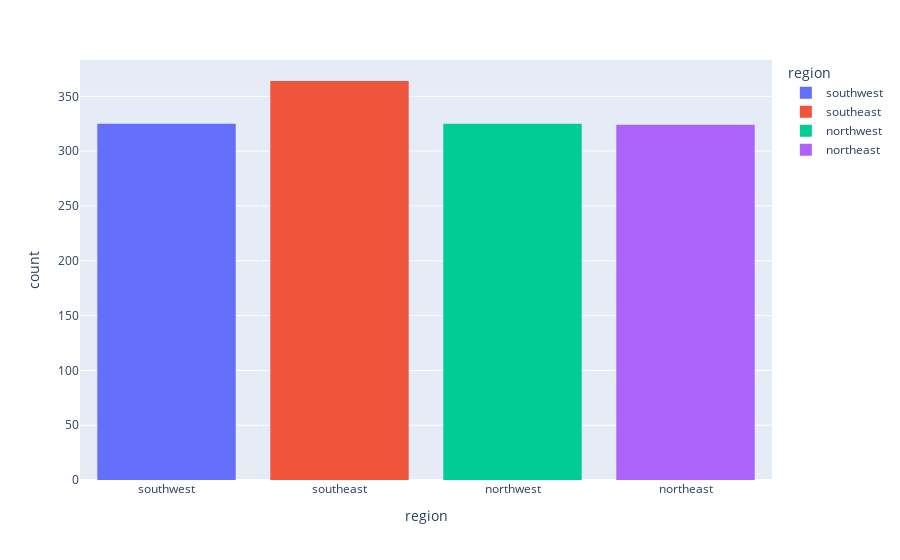

Write notebook code for a chart like this one.
### Code cell
fig= px.histogram(df,x='region', color='region')
fig.show()

### Figure 1 — Plotly figure (JSON) as saved in the notebook; plotly's stock layout.template omitted (floating-point values rounded to 4 significant figures; data arrays with more than 128 entries replaced by an {"elided": "..."} marker saying what was removed)
{"data": [{"alignmentgroup": "True", "bingroup": "x", "hovertemplate": "region=%{x}<br>count=%{y}<extra></extra>", "legendgroup": "southwest", "marker": {"color": "#636efa", "pattern": {"shape": ""}}, "name": "southwest", "offsetgroup": "southwest", "orientation": "v", "showlegend": true, "type": "histogram", "x": {"elided": "325 str values"}, "xaxis": "x", "yaxis": "y"}, {"alignmentgroup": "True", "bingroup": "x", "hovertemplate": "region=%{x}<br>count=%{y}<extra></extra>", "legendgroup": "southeast", "marker": {"color": "#EF553B", "pattern": {"shape": ""}}, "name": "southeast", "offsetgroup": "southeast", "orientation": "v", "showlegend": true, "type": "histogram", "x": {"elided": "364 str values"}, "xaxis": "x", "yaxis": "y"}, {"alignmentgroup": "True", "bingroup": "x", "hovertemplate": "region=%{x}<br>count=%{y}<extra></extra>", "legendgroup": "northwest", "marker": {"color": "#00cc96", "pattern": {"shape": ""}}, "name": "northwest", "offsetgroup": "northwest", "orientation": "v", "showlegend": true, "type": "histogram", "x": {"elided": "325 str values"}, "xaxis": "x", "yaxis": "y"}, {"alignmentgroup": "True", "bingroup": "x", "hovertemplate": "region=%{x}<br>count=%{y}<extra></extra>", "legendgroup": "northeast", "marker": {"color": "#ab63fa", "pattern": {"shape": ""}}, "name": "northeast", "offsetgroup": "northeast", "orientation": "v", "showlegend": true, "type": "histogram", "x": {"elided": "324 str values"}, "xaxis": "x", "yaxis": "y"}], "layout": {"barmode": "relative", "legend": {"title": {"text": "region"}, "tracegroupgap": 0}, "margin": {"t": 60}, "xaxis": {"anchor": "y", "categoryarray": ["southwest", "southeast", "northwest", "northeast"], "categoryorder": "array", "domain": [0, 1], "title": {"text": "region"}}, "yaxis": {"anchor": "x", "domain": [0, 1], "title": {"text": "count"}}}}
